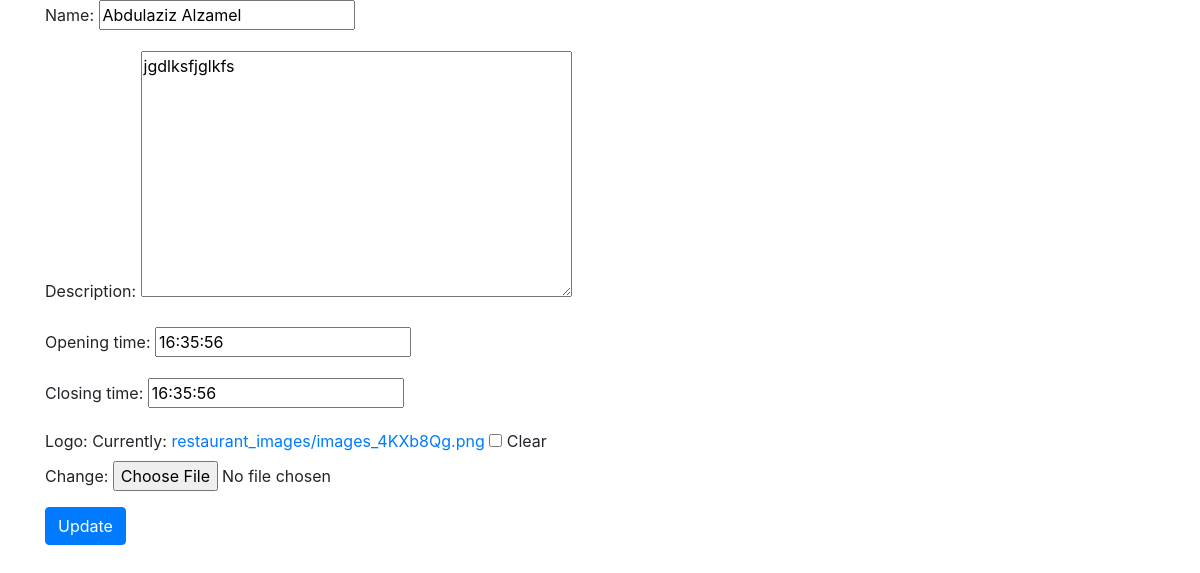
The page /restaurant_update/6/ on the database its author committed.
### restaurants/models.py (models this page shows, shortened)
class Restaurant(models.Model):
	name = models.CharField(max_length=255)
	description = models.TextField()
	opening_time = models.TimeField()
	closing_time = models.TimeField()
	logo = models.ImageField(null=True, blank=True, upload_to="restaurant_images")
	class Meta:
		ordering = ["name"]

### restaurants/views.py (the view)
# urls.py: url(r'^restaurant_update/(?P<restaurant_id>\d+)/$', views.restaurant_update, name="restaurant_update"),
def restaurant_update(request, restaurant_id):
	item = Restaurant.objects.get(id=restaurant_id)
	form = RestaurantForm(request.POST or None, request.FILES or None, instance=item)
	if form.is_valid():
		form.save()
		return redirect("restaurant_detail", restaurant_id=item.id)
	context = {
		"form": form,
		"item": item,
	}
	return render(request, "restaurant_update.html", context)

### restaurants/forms.py
class RestaurantForm(forms.ModelForm):
	class Meta:
		model = Restaurant
		fields = ['name', 'description', 'opening_time', 'closing_time', 'logo']

### restaurants/templates/restaurant_update.html (shortened to what this page needs)
{% extends "base.html" %}
{% block content %}
<form action="{% url 'restaurant_update' restaurant_id=item.id %}" enctype="multipart/form-data" method="POST">
	{{form.as_p}}
	<input class="btn btn-primary" type="submit" value="Update">
</form>
{% endblock content %}

### rows shown on the page
Restaurant: name "Abdulaziz Alzamel", description "jgdlksfjglkfs", opening_time "16:35:56", closing_time "16:35:56"
